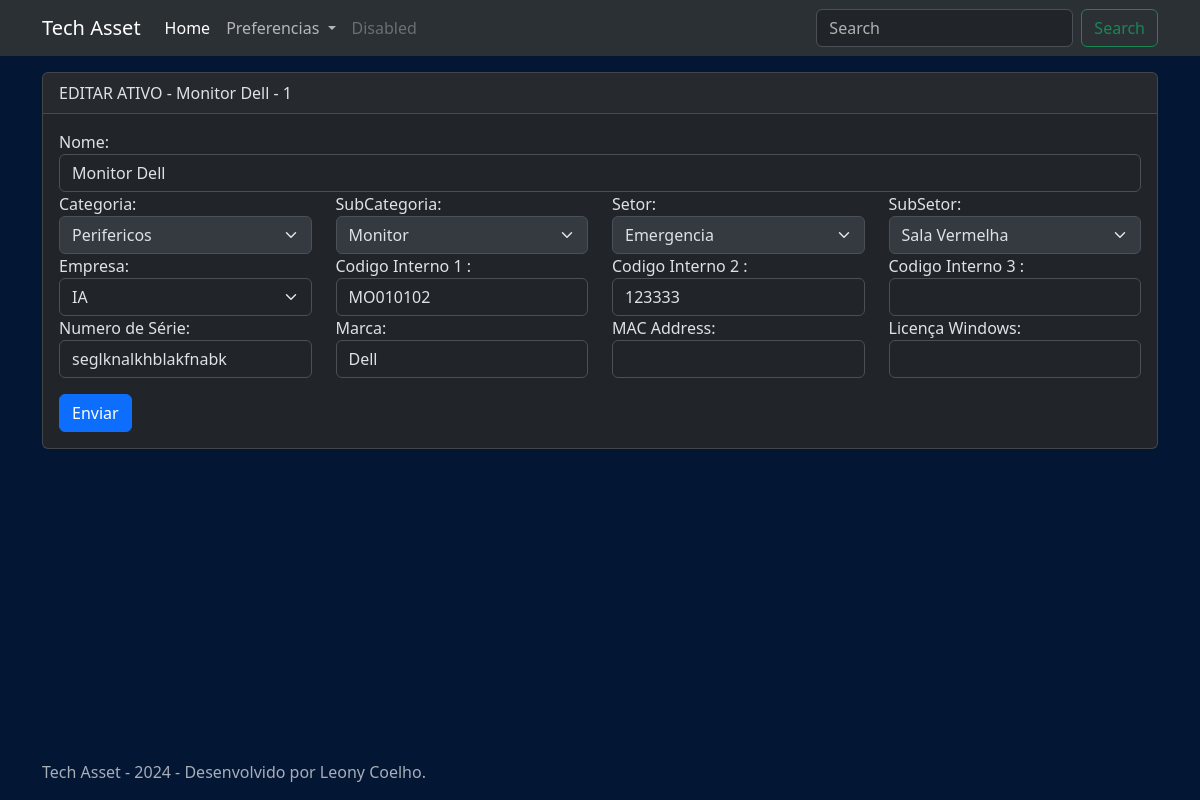
/asset/edit/1/, run on an earlier commit of the app's database.
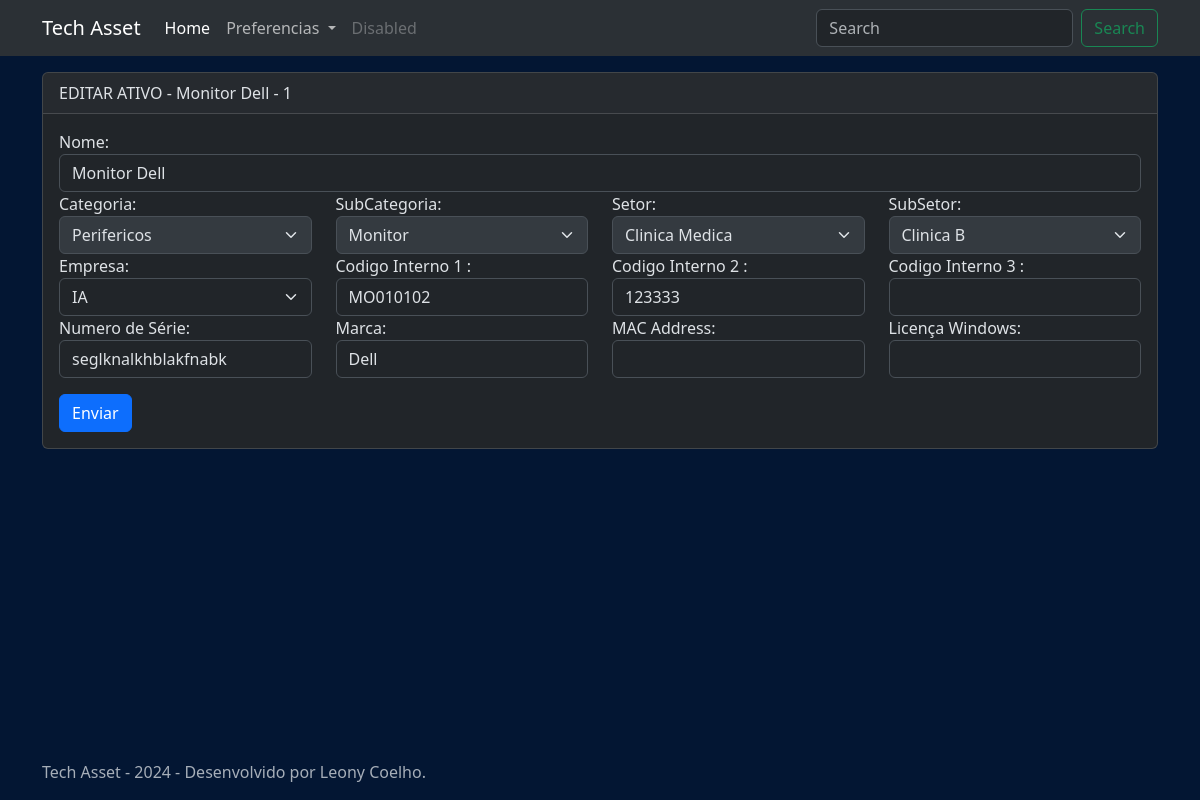
And on a later commit of the database.
### app_tech_asset/models.py (models this page shows, shortened)
class Asset(models.Model):
    name = models.CharField(null=False, max_length=50)
    category = models.ForeignKey(Category, null=True, on_delete=models.SET_NULL)
    subcategory = models.ForeignKey(SubCategory, on_delete=models.SET_NULL, null= True)
    modified = models.DateTimeField(auto_now_add=True)
    added = models.DateTimeField(auto_now_add=True)
    details = models.TextField(null=True)
    sector = models.ForeignKey(Sector, null=True, on_delete=models.SET_NULL)
    subsector = models.ForeignKey(SubSector, blank=True, on_delete=models.SET_NULL, null= True)
    rental_company = models.ForeignKey(RentalCompany, null=True, on_delete=models.SET_NULL)
    internal_code1 = models.CharField(null=True, max_length=50)
    internal_code2 = models.CharField(null=True, max_length=50)
    internal_code3 = models.CharField(null=True, max_length=50)
    serial_number = models.CharField(null=True, max_length=50)
    brand = models.CharField(null=True, max_length=50)
    mac_address = models.CharField(null=True, max_length=50)
    windows_license = models.CharField(null=True, max_length=50)
    kit = models.ForeignKey(Kit, on_delete=models.SET_NULL, null=True, blank=True)

class Sector(models.Model):
    name = models.CharField(null=False, max_length=50)

class SubSector(models.Model):
    parent = models.ForeignKey(Sector, blank=True, on_delete=models.CASCADE)
    name = models.CharField(null=False, max_length=50)

class Category(models.Model):
    name = models.CharField(null=False, max_length=50)

class SubCategory(models.Model):
    parent = models.ForeignKey(Category, blank=True, on_delete=models.CASCADE)
    name = models.CharField(null=False, max_length=50)

class RentalCompany(models.Model):
    name = models.CharField(null=False, max_length=50)

### app_tech_asset/views.py (the view)
# urls.py: path('asset/edit/<int:id>/', views.edit_asset, name='edit_asset'),
def edit_asset(request, id):
    asset = get_object_or_404(Asset, id=id)
    if request.method == 'POST':
        asset.name = request.POST.get('name')
        asset.rental_company = get_object_or_404(RentalCompany, id=request.POST.get('rental_company'))
        asset.internal_code1 = request.POST.get('internal_code1')
        asset.internal_code2 = request.POST.get('internal_code2')
        asset.internal_code3 = request.POST.get('internal_code3')
        asset.serial_number = request.POST.get('serial_number')
        asset.brand = request.POST.get('brand')
        asset.mac_address = request.POST.get('mac_address')
        asset.windows_license = request.POST.get('windows_license')
        asset.save()
        return redirect('home')
    else:
        context = {
            'asset': asset,
        }
        return render(request, 'edit_asset.html', context)

### app_tech_asset/context_processors.py (called while the page is built)
def global_settings(request):
    try:
        settings = GlobalSettings.objects.get(id=1)
    except GlobalSettings.DoesNotExist:
        settings = None
    categories = Category.objects.all()
    subcategories = SubCategory.objects.all()
    sectors = Sector.objects.all()
    subsectors = SubSector.objects.all()
    rental_companies = RentalCompany.objects.all()
    return {
        'global_settings': settings,
        'categories': categories,
        'subcategories': subcategories,
        'sectors': sectors,
        'subsectors': subsectors,
        'rental_companies': rental_companies
        }

### app_tech_asset/templates/edit_asset.html (shortened to what the changed rows need)
{% extends 'base.html' %}
{% block content %}
<div class="container">
    <div class="card mt-3">
        <div class="card-header">
            EDITAR ATIVO - {{ asset.name }} - {{ asset.id }}
        </div>
        <div class="card-body">
        <form method="post" action="{% url 'edit_asset' asset.id %}">
            <div class="row">
                <div class="col-md-12">
                    <label for="id_name">Nome:</label>
                    <input type="text" name="name" id="id_name" class="form-control" maxlength="50" required value="{{asset.name}}">
                </div>
            </div>
            <div class="row">
                <div class="col-md-3">
                    <label for="id_category">Categoria:</label>
                    <select name="category" id="id_category" class="form-select" disabled>
                        <option value="{{ asset.category.id }}" hidden selected>{{ asset.category.name }}</option>
                    </select>
                </div>
                <div class="col-md-3">
                    <label for="id_subcategory">SubCategoria:</label>
                    <select name="subcategory" id="id_subcategory" class="form-select" disabled>
                        <option value="{{ asset.subcategory.id }}" hidden selected>{{ asset.subcategory.name }}</option>
                    </select>
                </div>
                <div class="col-md-3">
                    <label for="id_sector">Setor:</label>
                    <select name="sector" id="id_sector" class="form-select" disabled>
                        <option value="{{ asset.sector.id }}" hidden selected>{{ asset.sector.name }}</option>
                    </select>
                </div>
                <div class="col-md-3">
                    <label for="id_subsector">SubSetor:</label>
                    <select name="subsector" id="id_subsector" class="form-select" disabled>
                        <option value="{{ asset.subsector.id }}" hidden selected>{{ asset.subsector.name }}</option>
                    </select>
                </div>
            </div>
            <div class="row">
                <div class="col-md-3">
                    <label for="id_rental_company">Empresa:</label>
                    <select name="rental_company" id="id_rental_company" class="form-select" required>
                        <option value="{{ asset.rental_company.id }}" hidden selected>{{ asset.rental_company.name }}</option>
                    </select>
                </div>
                <div class="col-md-3">
                    <label for="id_internal_code1">{% if global_settings.internalcode1 %}{{ global_settings.internal_code1 }}{% else %} Codigo Interno 1 {% endif %}:</label>
                    <input type="text" name="internal_code1" id="id_internal_code1" class="form-control" maxlength="50" value="{{asset.internal_code1}}">
                </div>
                <div class="col-md-3">
                    <label for="id_internal_code2">{% if global_settings.internalcode2 %}{{ global_settings.internal_code2 }}{% else %} Codigo Interno 2 {% endif %}:</label>
                    <input type="text" name="internal_code2" id="id_internal_code2" class="form-control" maxlength="50" value="{{asset.internal_code2}}">
                </div>
            </div>
            <div class="row">
                <div class="col-md-3">
                    <label for="id_serial_number">Numero de Série:</label>
                    <input type="text" name="serial_number" id="id_serial_number" class="form-control" maxlength="50"  value="{{asset.serial_number}}">
                </div>
                <div class="col-md-3">
                    <label for="id_brand">Marca:</label>
                    <input type="text" name="brand" id="id_brand" class="form-control" maxlength="50" value="{{asset.brand}}">
                </div>
            </div>
        </form>
        </div>
    </div>
</div>
{% endblock %}

What changed in the data, as far as the page shows it:
changed Asset "Monitor Dell": sector "Emergencia" → "Clinica Medica"; subsector "Sala Vermelha" → "Clinica B"
